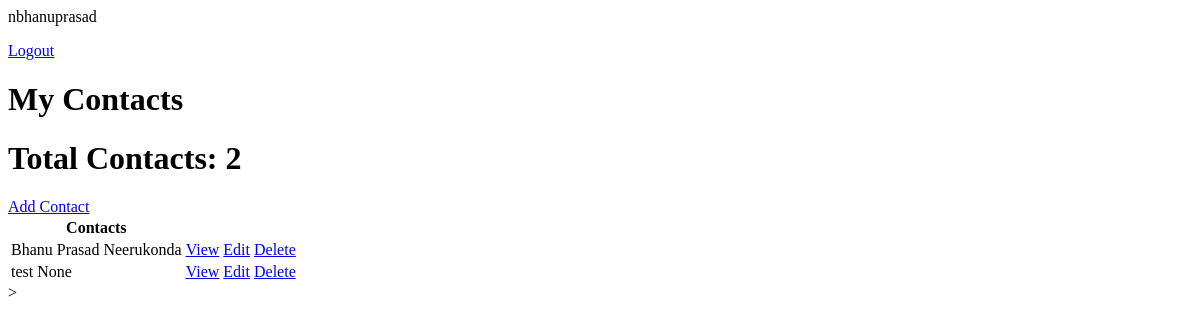
The app's page /contactlist (signed in), older data.
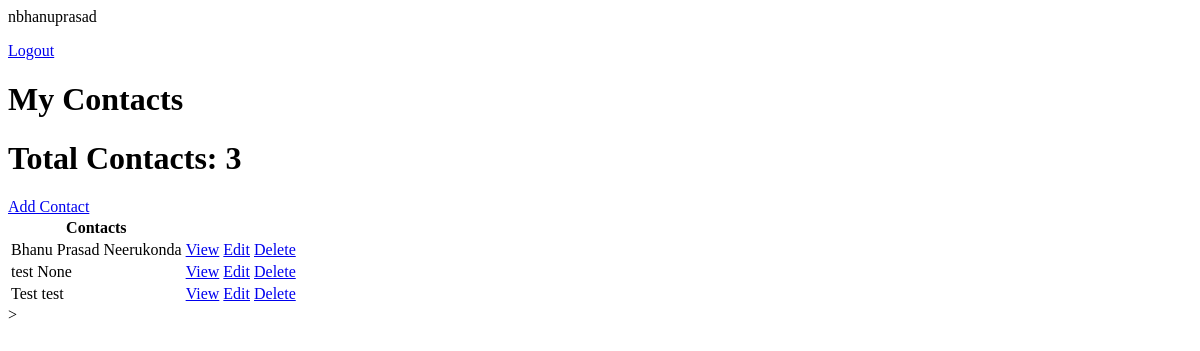
The same page, newer data.
### Contacts/models.py (models this page shows, shortened)
class ContactInfo(models.Model):
    user = models.ForeignKey(User, on_delete=models.CASCADE, null=True, blank=True)
    cid = models.AutoField(primary_key=True)
    photo = models.ImageField(upload_to='', default="default.png")
    fname = models.CharField(max_length=50, null=True, blank=True)
    lname = models.CharField(max_length=50, null=True, blank=True)
    DOB = models.DateField(null=True)
    phnumber = PhoneNumberField(null = True, blank = True)
    phnumberalt= PhoneNumberField(null = True, blank = True)
    Staddress= models.TextField(null=True, blank=True)
    city = models.CharField(max_length=20, null=True)
    state = models.CharField(max_length=20, null=True)
    zipcode = models.IntegerField(max_length=7, null=True)
    country = models.CharField(max_length=20, choices= COUNTRIES, default='ZZ')

### Contacts/views.py (the view)
# urls.py: path('contactlist', ContactList.as_view(),name='contacts'),
class ContactList(LoginRequiredMixin,ListView):
    model= ContactInfo
    context_object_name= 'contacts'
    def get_context_data(self, **kwargs):
        context = super().get_context_data(**kwargs)
        context['contacts']= context['contacts'].filter(user=self.request.user)
        context['count']=context['contacts'].count()
        return context

### templates/Contacts/contactinfo_list.html
{% if request.user.is_authenticated %}
  <p>{{request.user}}</p>
  <a href="{% url 'logout' %}">Logout</a>
{% else %}
  <a href="{% url 'login' %}">Login</a>
{% endif %}
<h1>My Contacts </h1>
<h1>Total Contacts: {{count}}</h1>
<a href="{% url 'createcontact' %}">Add Contact</a>
<table>
    <tr>
        <th>Contacts</th>
    </tr>
    {% for Contact in contacts %}
    <tr>
        <td>{{Contact.fname}} {{Contact.lname}}</td>
        <td><a href="{% url 'contactinfo' Contact.cid %}">View</a></td>
        <td><a href="{% url 'contactupdate' Contact.cid %}">Edit</a></td>
        <td><a href="{% url 'contactdelete' Contact.cid %}">Delete</a></td>
    </tr>
    {% empty %}
      <h3>No Contacts</h3>
    {% endfor %}
</table>>

Row changes from the older to the newer data that the page shows:
added ContactInfo: fname "Test", lname "test"
Text that changed along with them:
{{ count }}: "2" → "3"
